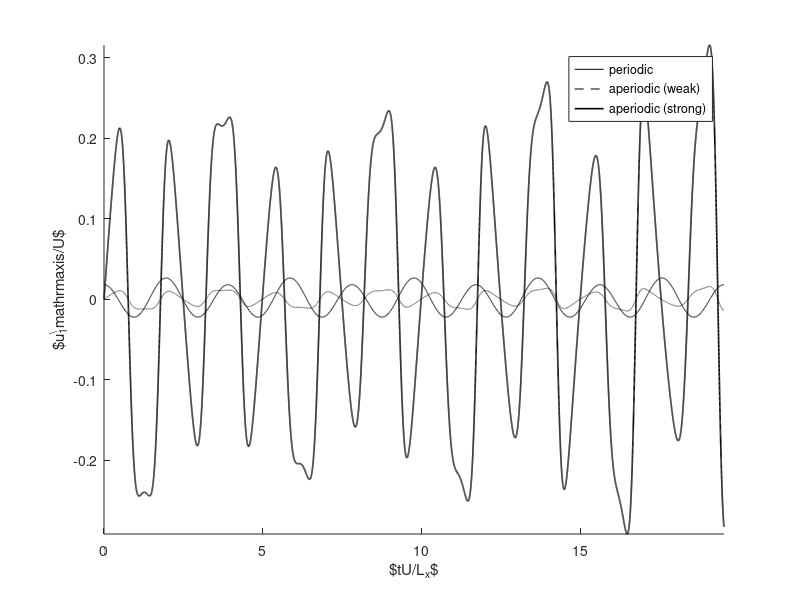

Write the MATLAB code that produced this figure.
function lcsgeo_bickleyduffing_u1

% parameters Bickley jet periodic
a = 6371e3;
U = 62.66;
Lx = pi*a;
Ly = 1770e3;
A1 = 0.075;
A2 = 0.4;
A3 = .3;
k1 = 2/a;
k2 = 4/a;
k3 = 6/a;
c2 = .205*U;
c3 = .461*U;
sga1 = .5*k2*(c2-c3);
sga2 = k2*(c2-c3);
T = max(2*pi./abs([sga1 sga2]));

% aperiodic forcing - forced-disipative Duffing oscillator
NT = 5;
w = 5;
options = odeset('RelTol', 1e-3, 'AbsTol', 1e-3);
[tf, xy] = ode23(@(t, xy, dta, bta, alp, gma, oga) ...
   [xy(2); ...
   -dta*xy(2)-bta*xy(1)-alp*xy(1)^3+gma*cos(oga*t)], ...
   0:1e-3:NT*w, [0 0]', ...
   options, ...
   .1, 0, 1, 11, 1);
f = xy(:,2);

% plot
figure(1), clf

% (x,y) for velocity evaluation
x = 2*pi/k1/2;
y = 2.2599*Ly/2;

% appropriate time/amplitude rescaling
t = tf*T/w;
disp(['max(t): ',num2str(max(t))])
F = f/max(f)*1.75;

% strong aperiodic
a2 = A2*F;
a1 = A1*F;
uF = 2*a2*U*sech(y/Ly).^2.*tanh(y/Ly).*cos(k2*x) + ...
   2*a1*U*sech(y/Ly).^2.*tanh(y/Ly).*cos(k1*x);
h1 = plot(t*U/Lx, uF/U, 'LineW', 1.2, 'Color', 'k'); hold on
% weak aperiodic
a2 = A2*F/20;
a1 = A1*F/20;
uF = 2*a2*U*sech(y/Ly).^2.*tanh(y/Ly).*cos(k2*x) + ...
   2*a1*U*sech(y/Ly).^2.*tanh(y/Ly).*cos(k1*x);
h2 = plot(t*U/Lx, uF/U, 'Color', 'k', 'LineS', '--');
% periodic
a2 = A2/10;
a1 = A1/10;
u = 2*a2*U*sech(y/Ly).^2.*tanh(y/Ly).*cos(k2*x-sga2*t) + ...
   2*a1*U*sech(y/Ly).^2.*tanh(y/Ly).*cos(k1*x-sga1*t);
h3 = plot(t*U/Lx, u/U, 'k'); hold off

axis([0 NT*T*U/Lx -inf inf])
box off
xlabel('$tU/L_x$')
ylabel('$u_1^\mathrm{axis}/U$')
legend([h3 h2 h1], {'periodic';'aperiodic (weak)';'aperiodic (strong)';})
